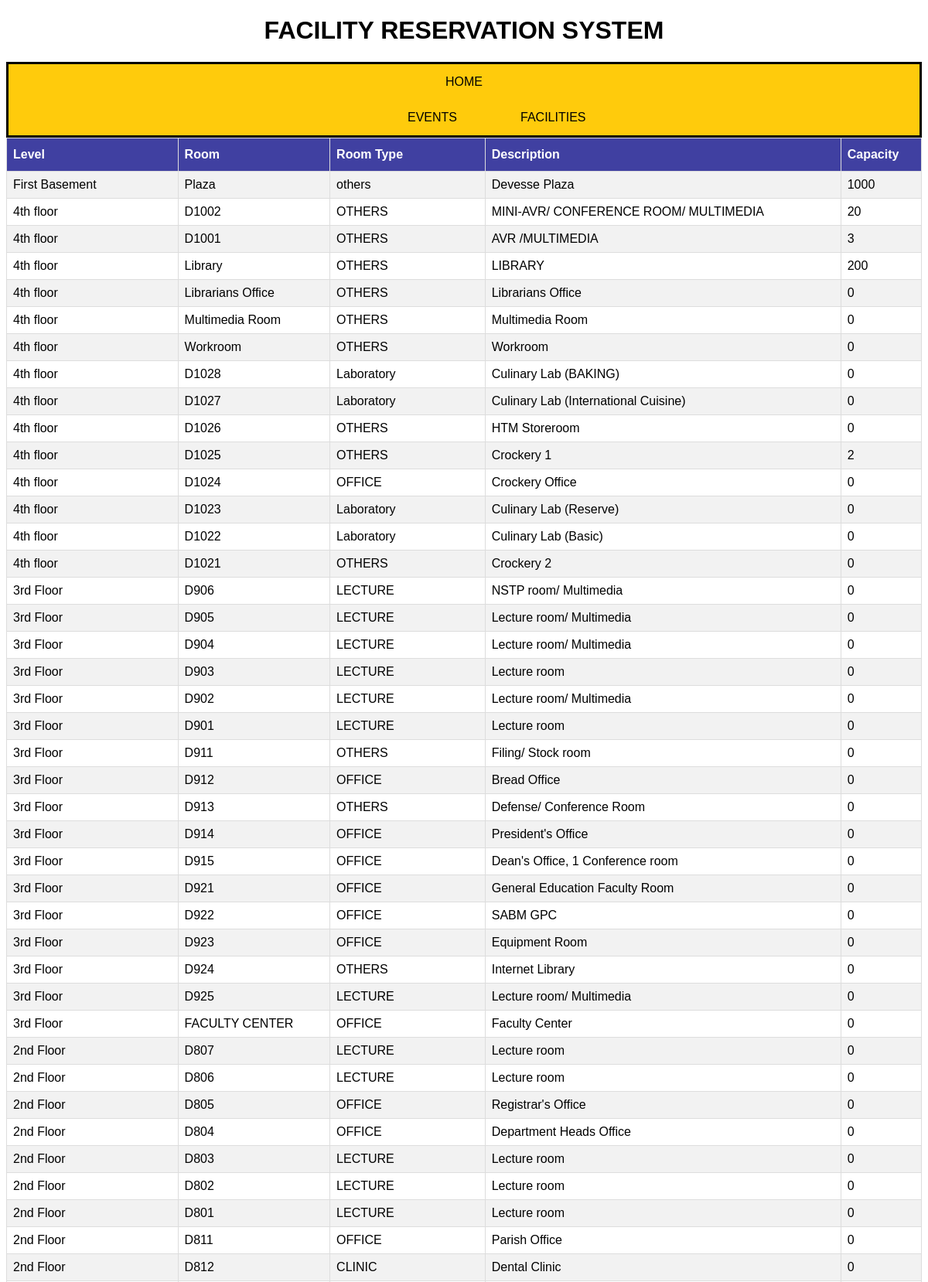
The page /php/list_facilities_home.php (upper part) on the database its author committed.
### tables this page shows
CREATE TABLE `facility` (
  `FacID` int(11) NOT NULL,
  `Level` varchar(255) NOT NULL,
  `room` varchar(255) NOT NULL,
  `roomType` varchar(255) NOT NULL,
  `description` varchar(255) NOT NULL,
  `capacity` int(255) NOT NULL,
  `Reservation` varchar(255) NOT NULL
);

### php/list_facilities_home.php (the view, shortened to what this page needs)
<?php include('DBConnector.php'); ?>
<!DOCTYPE html>
<html>
<head>
  <link rel="stylesheet" type="text/css" href="../stylesheet/style.css">
  <h1>FACILITY RESERVATION SYSTEM</h1>
</head>
<body>
  <ul class="menu">
    <li class="home_index"><a href="../index.html" class="home">HOME</a></li>
    <li class="events_index"><a href="event_page_home.php" class="events">EVENTS</a></li>
    <li class="faci_index"><a href="list_facilities_home.php" class="faci">FACILITIES</a></li>
  </ul>
    <table id="customers">
      <tr>
        <th>Level</th>
        <th>Room</th>
        <th>Room Type</th>
        <th>Description</th>
        <th>Capacity</th>
      </tr>
  <?php
    $sql = "SELECT * FROM facility";
    $result = $conn-> query($sql);
    if ($result-> num_rows > 0){
      while ($row = $result-> fetch_assoc()){
        echo "<tr>
            <td>" . $row["Level"] . "</td>
            <td>" . $row["room"] . "</td>
            <td>" . $row["roomType"] . "</td>
            <td>"  . $row["description"] . "</td>
            <td>" . $row["capacity"] . "</td>
            </tr>";
      }
      echo "</table>";
    }else{
      echo "0 result";
    }
  ?>
</body>
</html>

### stylesheet/style.css (style rules this page uses)
h1 { text-align: center; }
ul.menu { list-style-type: none; margin: 0px; padding: 0; overflow: hidden; background-color:#ffcb0c; border-style: solid; }
li.events_index { float: left; margin-right: -450px; margin-left: 500px; }
li.faci_index { float: left; margin-right: -450px; margin-left: 500px; }
li a.home { display: block; color: black; text-align: center; padding: 14px 16px; text-decoration: none; font-style: bold; }
li a.events { display: block; color: black; text-align: center; padding: 14px 16px; text-decoration: none; font-style: bold; }
li a.faci { display: block; color: black; text-align: center; padding: 14px 16px; text-decoration: none; font-style: bold; }
body { font-family: Arial, Helvetica, sans-serif; }
#customers { font-family: "Trebuchet MS", Arial, Helvetica, sans-serif; border-collapse: collapse; width: 100%; }
#customers td, #customers th { border: 1px solid #ddd; padding: 8px; }
#customers tr:nth-child(even) { background-color: #f2f2f2; }
#customers th { padding-top: 12px; padding-bottom: 12px; text-align: left; background-color: #4040a1; color: white; }

### rows shown on the page
facility: Level "First Basement", room "Plaza", roomType "others", description "Devesse Plaza", capacity "1000"
facility: Level "4th floor", room "D1002", roomType "OTHERS", description "MINI-AVR/ CONFERENCE ROOM/ MULTIMEDIA", capacity "20"
facility: Level "4th floor", room "D1001", roomType "OTHERS", description "AVR /MULTIMEDIA", capacity "3"
facility: Level "4th floor", room "Library", roomType "OTHERS", description "LIBRARY", capacity "200"
facility: Level "4th floor", room "Librarians Office", roomType "OTHERS", description "Librarians Office", capacity "0"
facility: Level "4th floor", room "Multimedia Room", roomType "OTHERS", description "Multimedia Room", capacity "0"
facility: Level "4th floor", room "Workroom", roomType "OTHERS", description "Workroom", capacity "0"
facility: Level "4th floor", room "D1028", roomType "Laboratory", description "Culinary Lab (BAKING)", capacity "0"
facility: Level "4th floor", room "D1027", roomType "Laboratory", description "Culinary Lab (International Cuisine)", capacity "0"
facility: Level "4th floor", room "D1026", roomType "OTHERS", description "HTM Storeroom", capacity "0"
facility: Level "4th floor", room "D1025", roomType "OTHERS", description "Crockery 1", capacity "2"
facility: Level "4th floor", room "D1024", roomType "OFFICE", description "Crockery Office", capacity "0"
facility: Level "4th floor", room "D1023", roomType "Laboratory", description "Culinary Lab (Reserve)", capacity "0"
facility: Level "4th floor", room "D1022", roomType "Laboratory", description "Culinary Lab (Basic)", capacity "0"
facility: Level "4th floor", room "D1021", roomType "OTHERS", description "Crockery 2", capacity "0"
facility: Level "3rd Floor", room "D906", roomType "LECTURE", description "NSTP room/ Multimedia", capacity "0"
facility: Level "3rd Floor", room "D905", roomType "LECTURE", description "Lecture room/ Multimedia", capacity "0"
facility: Level "3rd Floor", room "D904", roomType "LECTURE", description "Lecture room/ Multimedia", capacity "0"
facility: Level "3rd Floor", room "D903", roomType "LECTURE", description "Lecture room", capacity "0"
facility: Level "3rd Floor", room "D902", roomType "LECTURE", description "Lecture room/ Multimedia", capacity "0"
facility: Level "3rd Floor", room "D901", roomType "LECTURE", description "Lecture room", capacity "0"
facility: Level "3rd Floor", room "D911", roomType "OTHERS", description "Filing/ Stock room", capacity "0"
facility: Level "3rd Floor", room "D912", roomType "OFFICE", description "Bread Office", capacity "0"
facility: Level "3rd Floor", room "D913", roomType "OTHERS", description "Defense/ Conference Room", capacity "0"
facility: Level "3rd Floor", room "D914", roomType "OFFICE", description "President's Office", capacity "0"
facility: Level "3rd Floor", room "D915", roomType "OFFICE", description "Dean's Office, 1 Conference room", capacity "0"
facility: Level "3rd Floor", room "D921", roomType "OFFICE", description "General Education Faculty Room", capacity "0"
facility: Level "3rd Floor", room "D922", roomType "OFFICE", description "SABM GPC", capacity "0"
facility: Level "3rd Floor", room "D923", roomType "OFFICE", description "Equipment Room", capacity "0"
facility: Level "3rd Floor", room "D924", roomType "OTHERS", description "Internet Library", capacity "0"
facility: Level "3rd Floor", room "D925", roomType "LECTURE", description "Lecture room/ Multimedia", capacity "0"
facility: Level "3rd Floor", room "FACULTY CENTER", roomType "OFFICE", description "Faculty Center", capacity "0"
facility: Level "2nd Floor", room "D807", roomType "LECTURE", description "Lecture room", capacity "0"
facility: Level "2nd Floor", room "D806", roomType "LECTURE", description "Lecture room", capacity "0"
facility: Level "2nd Floor", room "D805", roomType "OFFICE", description "Registrar's Office", capacity "0"
facility: Level "2nd Floor", room "D804", roomType "OFFICE", description "Department Heads Office", capacity "0"
facility: Level "2nd Floor", room "D803", roomType "LECTURE", description "Lecture room", capacity "0"
facility: Level "2nd Floor", room "D802", roomType "LECTURE", description "Lecture room", capacity "0"
facility: Level "2nd Floor", room "D801", roomType "LECTURE", description "Lecture room", capacity "0"
facility: Level "2nd Floor", room "D811", roomType "OFFICE", description "Parish Office", capacity "0"
facility: Level "2nd Floor", room "D812", roomType "CLINIC", description "Dental Clinic", capacity "0"
